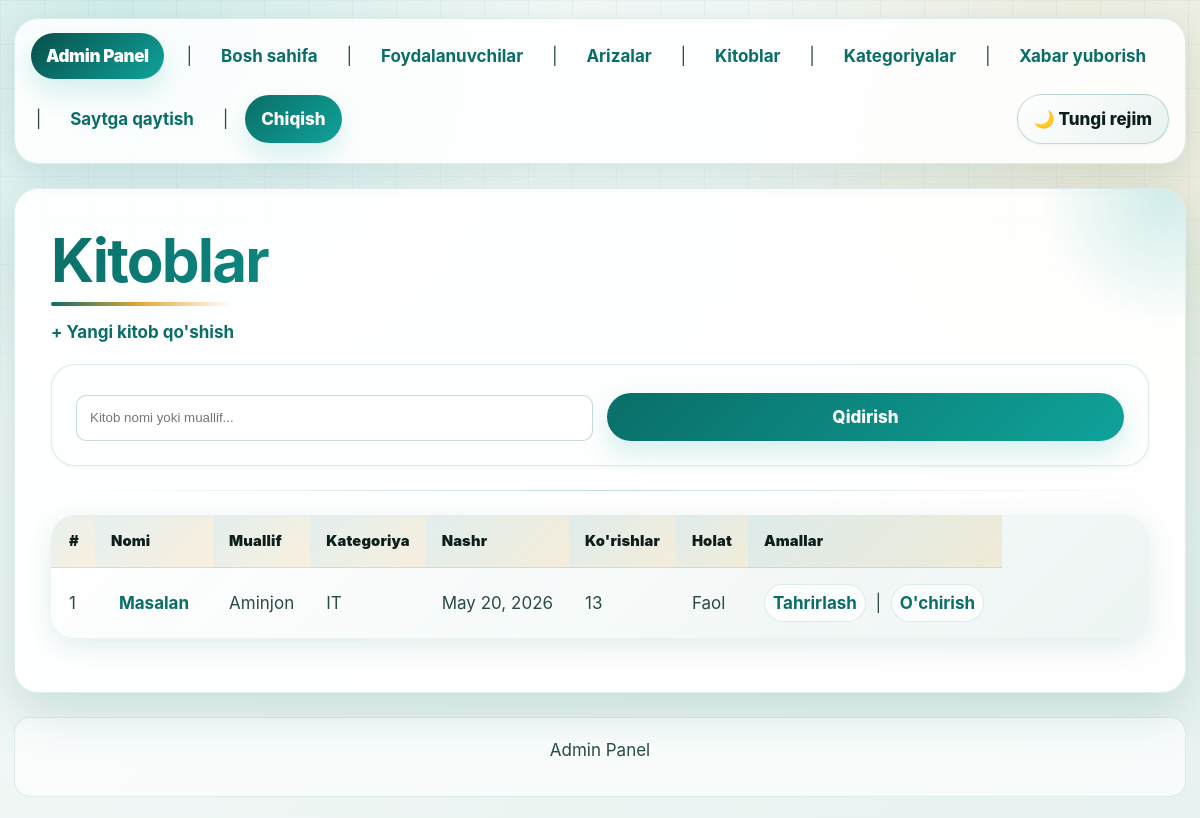
/dashboard/books/ (signed in), run on an earlier commit of the app's database.
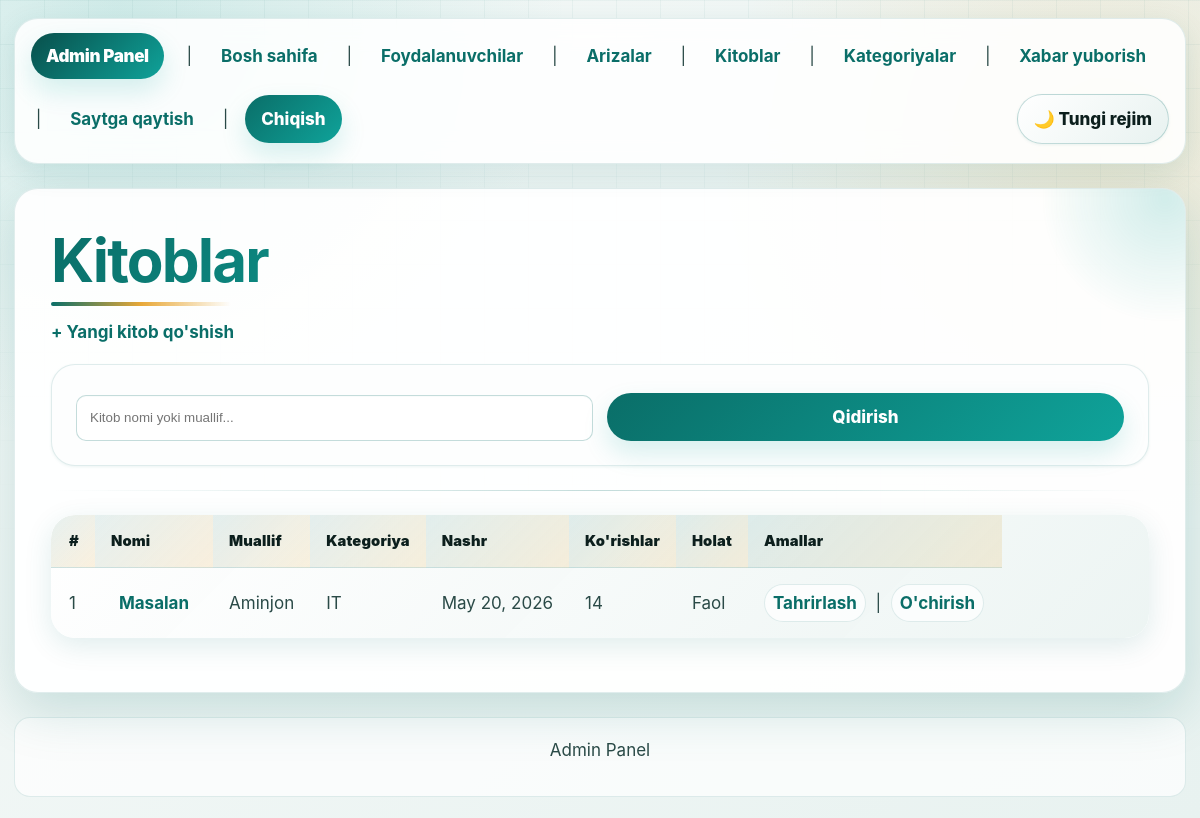
And on a later commit of the database.
### main/models.py (models this page shows, shortened)
class Book(models.Model):
    title = models.CharField(
        max_length=255,
        verbose_name="Kitob nomi",
    )
    author = models.CharField(
        max_length=255,
        verbose_name="Muallif",
    )
    category = models.ForeignKey(
        Category,
        on_delete=models.SET_NULL,
        null=True,
        related_name='books',
        verbose_name="Kategoriya",
    )
    cover_image = models.ImageField(
        upload_to='book_covers/',
        null=True,
        blank=True,
        verbose_name="Muqova rasmi",
    )
    description = models.TextField(
        verbose_name="Qisqacha tavsif",
    )
    published_date = models.DateField(
        verbose_name="Nashr sanasi",
    )
    file = models.FileField(
        upload_to='books/',
        null=True,
        blank=True,
        verbose_name="Kitob fayli (PDF va h.k.)",
    )
    added_by = models.ForeignKey(
        User,
        on_delete=models.SET_NULL,
        null=True,
        related_name='added_books',
        verbose_name="Kim qo'shgan",
    )
    is_active = models.BooleanField(
        default=True,
        verbose_name="Faolmi?",
    )
    view_count = models.PositiveIntegerField(
        default=0,
        verbose_name="Ko'rishlar soni",
    )
    created_at = models.DateTimeField(auto_now_add=True)
    updated_at = models.DateTimeField(auto_now=True)
    class Meta:
        verbose_name = "Kitob"
        verbose_name_plural = "Kitoblar"
        ordering = ['-created_at']

class Category(models.Model):
    name = models.CharField(
        max_length=100,
        unique=True,
        verbose_name="Kategoriya nomi",
    )
    slug = models.SlugField(
        unique=True,
        verbose_name="Slug (URL uchun)",
    )
    description = models.TextField(
        blank=True,
        verbose_name="Tavsif",
    )
    icon = models.CharField(
        max_length=50,
        blank=True,
        verbose_name="Ikonka (emoji yoki CSS klass)",
    )
    created_at = models.DateTimeField(auto_now_add=True)
    class Meta:
        verbose_name = "Kategoriya"
        verbose_name_plural = "Kategoriyalar"
        ordering = ['name']

### main/views.py (the view)
# urls.py: path('dashboard/books/',                   views.AdminBookListView.as_view(),   name='admin-book-list'),
class AdminBookListView(AdminRequiredMixin, View):
    template_name = 'admin_panel/book_list.html'
    def get(self, request):
        books = Book.objects.all().select_related('category', 'added_by').order_by('-created_at')
        query = request.GET.get('q', '').strip()
        if query:
            books = books.filter(
                Q(title__icontains=query) | Q(author__icontains=query)
            )
        return render(request, self.template_name, {'books': books, 'current_query': query})

### main/views.py (called while the page is built)
    def dispatch(self, request, *args, **kwargs):
        if not request.user.is_authenticated:
            return self.handle_no_permission()
        if request.user.role != User.Role.ADMIN:
            return HttpResponseForbidden("Bu sahifa faqat adminlar uchun.")
        return super().dispatch(request, *args, **kwargs)

### main/templates/admin_panel/book_list.html (shortened to what this page needs)
{% extends 'admin_panel/base_admin.html' %}
{% block content %}
<h1>Kitoblar</h1>
<p><a href="{% url 'main:admin-book-create' %}">+ Yangi kitob qo'shish</a></p>
<form method="get">
    <input type="text" name="q" value="{{ current_query }}" placeholder="Kitob nomi yoki muallif...">
    <button type="submit">Qidirish</button>
</form>
<hr>
{% if books %}
    <table border="1" cellpadding="5">
        <thead>
            <tr>
                <th>#</th>
                <th>Nomi</th>
                <th>Muallif</th>
                <th>Kategoriya</th>
                <th>Nashr</th>
                <th>Ko'rishlar</th>
                <th>Holat</th>
                <th>Amallar</th>
            </tr>
        </thead>
        <tbody>
            {% for book in books %}
                <tr>
                    <td>{{ forloop.counter }}</td>
                    <td><a href="{% url 'main:book-detail' book.pk %}">{{ book.title }}</a></td>
                    <td>{{ book.author }}</td>
                    <td>{{ book.category.name|default:"—" }}</td>
                    <td>{{ book.published_date }}</td>
                    <td>{{ book.view_count }}</td>
                    <td>{% if book.is_active %}Faol{% else %}Arxiv{% endif %}</td>
                    <td>
                        <a href="{% url 'main:admin-book-edit' book.pk %}">Tahrirlash</a>
                        &nbsp;|&nbsp;
                        <a href="{% url 'main:admin-book-delete' book.pk %}">O'chirish</a>
                    </td>
                </tr>
            {% endfor %}
        </tbody>
    </table>
{% else %}
    <p>Kitoblar topilmadi.</p>
{% endif %}
{% endblock %}

What changed in the data, as far as the page shows it:
changed Book "Masalan": view_count "13" → "14"
